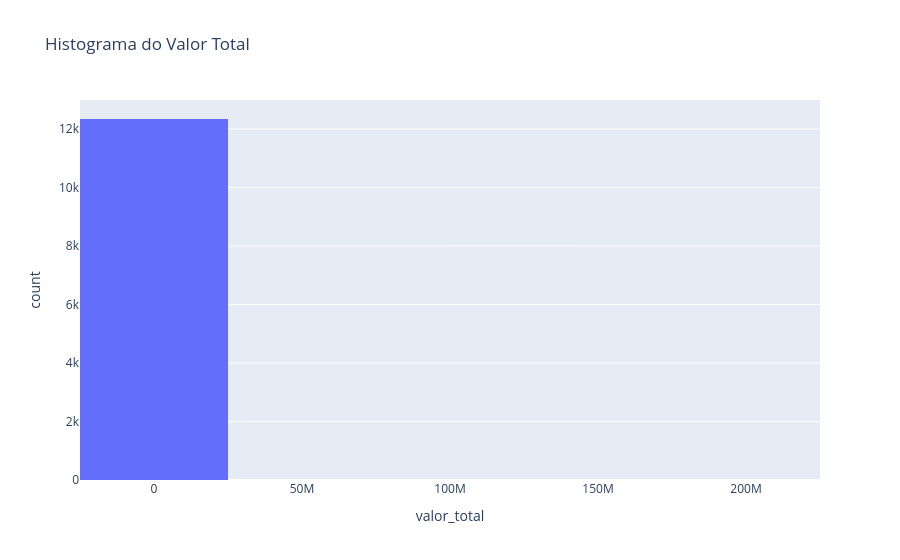

Notebook cell for this chart:
### Code cell
fig = px.histogram(df, x='valor_total', nbins=10, title='Histograma do Valor Total')
fig.show()

### Figure 1 — Plotly figure (JSON) as saved in the notebook; plotly's stock layout.template omitted (floating-point values rounded to 4 significant figures; data arrays with more than 128 entries replaced by an {"elided": "..."} marker saying what was removed)
{"data": [{"bingroup": "x", "hovertemplate": "valor_total=%{x}<br>count=%{y}<extra></extra>", "legendgroup": "", "marker": {"color": "#636efa", "pattern": {"shape": ""}}, "name": "", "nbinsx": 10, "orientation": "v", "showlegend": false, "type": "histogram", "x": {"elided": "12359 float values"}, "xaxis": "x", "yaxis": "y"}], "layout": {"barmode": "relative", "legend": {"tracegroupgap": 0}, "title": {"text": "Histograma do Valor Total"}, "xaxis": {"anchor": "y", "domain": [0, 1], "title": {"text": "valor_total"}}, "yaxis": {"anchor": "x", "domain": [0, 1], "title": {"text": "count"}}}}
